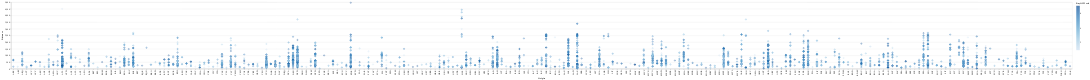

The notebook cell saved with this chart:
### Code cell
#I will be using Altair for visualization, which accepts only 5000 max observations
#from here we can tell what airports have the longest trips

import altair as alt

alt.Chart(df_Pandas_25.sample(n=5000, random_state=1)).mark_point().encode(
    x='Origin',
    y='Distance',
    color='DayOfWeek',
)

### Figure 1 — Vega-Lite specification as saved in the notebook (floating-point values rounded to 4 significant figures; data arrays with more than 128 entries replaced by an {"elided": "..."} marker saying what was removed)
{"config": {"view": {"continuousWidth": 400, "continuousHeight": 300}}, "data": {"name": "data-d4faa0ff9efded695e5316caf461def9"}, "mark": "point", "encoding": {"color": {"type": "quantitative", "field": "DayOfWeek"}, "x": {"type": "nominal", "field": "Origin"}, "y": {"type": "quantitative", "field": "Distance"}}, "$schema": "https://vega.github.io/schema/vega-lite/v4.0.2.json", "datasets": {"data-d4faa0ff9efded695e5316caf461def9": {"elided": "5000 records"}}}
